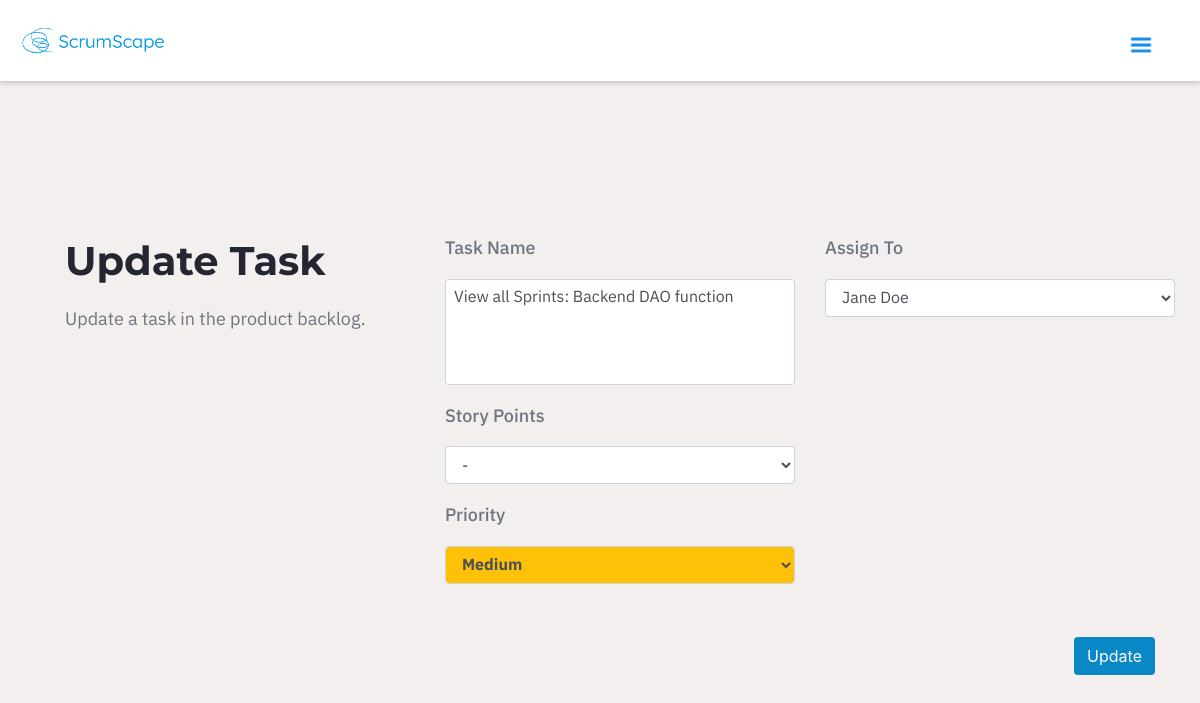
Before: /backlog/update_task.php?id=15 (signed in) with the older database file.
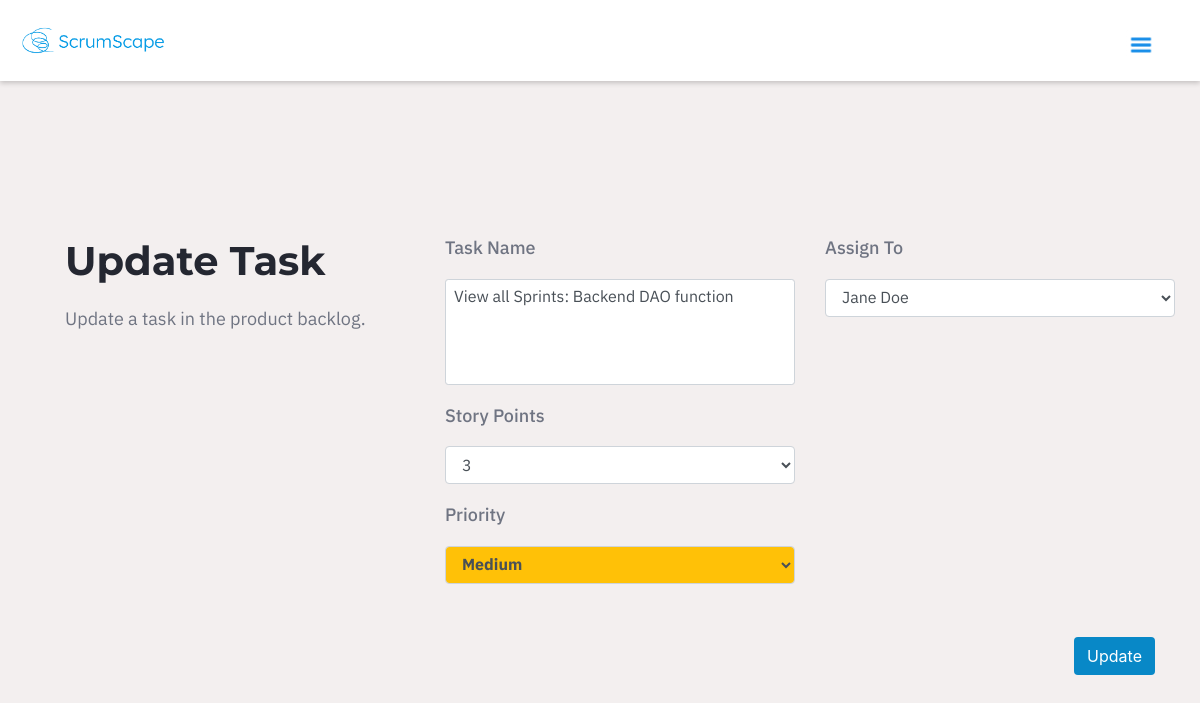
After: the same page with the newer database file.
### tables this page shows
CREATE TABLE `task` (
  `task_id` int(11) NOT NULL,
  `task_no` int(11) NOT NULL,
  `task_name` varchar(255) NOT NULL,
  `description` varchar(255) DEFAULT NULL,
  `story_points` decimal(5,2) NOT NULL,
  `type` enum('Story','Bug') DEFAULT 'Story',
  `priority` enum('Low','Medium','High') NOT NULL,
  `status` enum('Not Started','In Progress','Completed') DEFAULT 'Not Started',
  `created_at` timestamp NOT NULL DEFAULT current_timestamp(),
  `sprint_id` int(11) DEFAULT NULL,
  `completion_date` date DEFAULT NULL
);

### database/connection.php (called while the page is built, shortened)
<?php
$db_hostname = "localhost";
$db_username = "fit2101_project";
$db_password = "fit2101";
$db_name = "fit2101_project";

### database/dao.php (called while the page is built, shortened)
<?php
require_once("connection.php");
class dao
{
    private $_db_handle;
    private function connectDatabase() {
        try {
            global $db_hostname, $db_username, $db_password, $db_name;
            $dsn = "mysql:host=$db_hostname;dbname=$db_name";
            $this->_db_handle = new PDO($dsn, $db_username, $db_password);
        } catch (PDOException $e) {
            $this->_error = $e->getMessage();
        }
    }
    public function getTask($taskId) {
        try {
            $this->_query = "SELECT * FROM task WHERE task_id = ?";
            $this->_stmt = $this->_db_handle->prepare($this->_query);
            $this->_stmt->execute([$taskId]);
            return $this->_stmt->fetchAll(PDO::FETCH_OBJ);
        } catch (Exception $e) {
            $this->_error = $e->getMessage();
            return null;
        }
    }
}

### backlog/update_task.php (the view, shortened to what this page needs)
<?php
require_once('../database/dao.php');
$dao = new DAO();
if (isset($_GET['id'])) {
    $task_id = $_GET['id'];
    $task = $dao->getTask($task_id);
}
if ($task) {
    $taskObj = $task[0];
    $taskName = $taskObj->task_name;
    $currentStoryPoints = $taskObj->story_points;
    $currentPriority = $taskObj->priority;
?>
<!DOCTYPE html>
<html lang="en">
<head>
    <link rel="stylesheet" href="https://cdn.jsdelivr.net/npm/bootstrap@4.3.1/dist/css/bootstrap.min.css"
>
    <link href="https://cdn.jsdelivr.net/npm/select2@4.1.0-rc.0/dist/css/select2.min.css" rel="stylesheet" />
</head>
<body>
<?php
require_once("../dashboard/navbar.php");
?>
<form class="container mt-5" method = 'post'>
    <div class="content-container mt-5">
        <div class="column">
            <h1> Update Task </h1>
            <p> Update a task in the product backlog. </p>
        </div>
        <div class="column">
            <h4> Task Name </h4>
            <textarea name="taskName" id="taskName" class="form-control form-control-sm" style="resize: none; font-size: 1rem" rows="4" required><?php echo htmlspecialchars($taskName); ?></textarea>
            <h4> Story Points </h4>
            <select name="storyPoints" id="storyPoints" class="form-control">
                <option value="NULL" <?php echo $currentStoryPoints === null ? 'selected' : ''; ?>>-</option>
                <option value="3" <?php echo $currentStoryPoints == 3 ? 'selected' : ''; ?>>3</option>
            </select>
            <h4> Priority </h4>
            <select name="priority" id="priority" class="form-control font-weight-bold <?php echo $currentPriority === 'Low' ? 'bg-success' : ($currentPriority === 'Medium' ? 'bg-warning' : 'bg-danger'); ?>"" onchange="changeBg()" required>
                <option value="Medium" <?php echo $currentPriority === 'Medium' ? 'selected' : ''; ?>>Medium</option>
            </select>
        </div>
        <div class="column">
            <h4> Assign To</h4>
            <select class="form-control " required>
                <option> Jane Doe </option>
            </select>
        </div>
    </div>
    <div class="footer">
        <button type="submit" class="btn custom-btn">Update</button>
    </div>
</form>
</body>
</html>
<?php
}
?>

Changed rows visible on the page:
changed task "View all Sprints: Backend DAO function": storyPoints (not shown) → "3"
Other visible differences:
form field storyPoints: "-" → (not shown)
